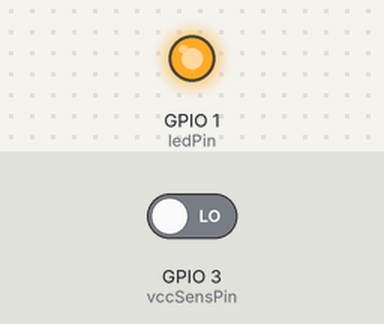
The program below on a simulated ESP8266 (NodeMCU). Parts: output pins drawn as LEDs (lit = HIGH). Dashed ring = blinking. The test bench sets the inputs (shaded band); at power-on: GPIO 3 (vccSensPin) LOW. WiFi joins after 1.5 s; servers stay silent unless stated; random numbers use the default seed unless the program sets one; no MQTT or app messages arrive unless stated.

Above: at 1.57 s.
At 4.31 s:
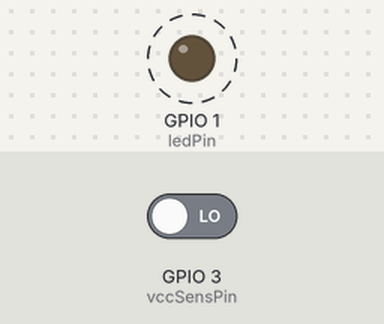
Timing chart, 0 to 4.6 s (numbered marks = the images above):
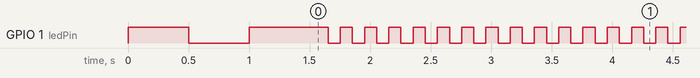

The program:

main.cpp
```cpp
#include <Arduino.h>
#include <ESP8266WiFi.h> // https://arduino-esp8266.readthedocs.io/en/latest/esp8266wifi/readme.html
#include <PubSubClient.h>
#include <ArduinoOTA.h>

#include "config.h"

const uint8_t ledPin = 1;
const uint8_t vccSensPin = 3;

// program state:

int vccSensState = 2;
int lastOTAProgress = -1;
unsigned long lastIpBroadcast = 0;

// WiFi & MQTT:

WiFiClient wfClient;
PubSubClient mqttClient(CFG_MQTT_HOST, CFG_MQTT_PORT, wfClient);

// forward declarations:

bool sendAlarm(const String& alarm);
bool sendOtaMsg(const String& msg);
void ledToggle();

// program core:

void setup() {
    pinMode(vccSensPin, INPUT);
    pinMode(ledPin, OUTPUT);
    ledToggle();

    WiFi.mode(WIFI_STA);
    WiFi.hostname(CFG_HOSTNAME);
    WiFi.begin(CFG_WIFI_ESSID, CFG_WIFI_PASSWORD);
    while (WiFi.status() != WL_CONNECTED) {
        yield();
        delay(500);
        ledToggle();
    }
    WiFi.setSleep(true);

    ArduinoOTA.setPort(8266);
    ArduinoOTA.setHostname(CFG_HOSTNAME);
    ArduinoOTA.setRebootOnSuccess(true);
    ArduinoOTA.onStart([]() {
        #ifdef CFG_MQTT_OTA_TOPIC
        String type;
        if (ArduinoOTA.getCommand() == U_FLASH) {
            type = "sketch";
        } else {  // U_FS
            type = "filesystem";
        }
        sendOtaMsg("OTA Start: " + type);
        #endif
    });
    ArduinoOTA.onProgress([](unsigned int progress, unsigned int total) {
        #ifdef CFG_MQTT_OTA_TOPIC
        int pct = progress / (total / 100);
        if (pct != lastOTAProgress && pct % 5 == 0) {
            lastOTAProgress = pct;
            sendOtaMsg("OTA Progress: " + String(pct) + "%");
        }
        #endif
    });
    ArduinoOTA.onError([](ota_error_t error) {
        #ifdef CFG_MQTT_OTA_TOPIC
        if (error == OTA_AUTH_ERROR) {
            sendOtaMsg("OTA: Auth Failed");
        } else if (error == OTA_BEGIN_ERROR) {
            sendOtaMsg("OTA: Begin Failed");
        } else if (error == OTA_CONNECT_ERROR) {
            sendOtaMsg("OTA: Connect Failed");
        } else if (error == OTA_RECEIVE_ERROR) {
            sendOtaMsg("OTA: Receive Failed");
        } else if (error == OTA_END_ERROR) {
            sendOtaMsg("OTA: End Failed");
        } else {
            sendOtaMsg("OTA Error: " + String(error));
        }
        #endif
    });
    ArduinoOTA.begin();

    ledToggle();
    randomSeed(micros());
}

void mqttReconnect() {
  while (!mqttClient.connected()) {
    String clientId = "homemqtt-pwrloss-monitor-" + String(random(0xffff), HEX);
    #ifdef CFG_MQTT_PASSWORD
    if (!mqttClient.connect(clientId.c_str(), CFG_MQTT_USER, CFG_MQTT_PASSWORD)) {
    #else
    if (!mqttClient.connect(clientId.c_str())) {
    #endif
      delay(2500);
      ledToggle();
    }
  }
}

void loop() {
    ArduinoOTA.handle();

    if (!mqttClient.connected()) {
        mqttReconnect();
    }
    mqttClient.loop();

    bool vccSensStateChanged = false;

    if (digitalRead(vccSensPin) == HIGH && vccSensState < 5) {
        if (vccSensState == 4) {
            vccSensStateChanged = true;
        }
        vccSensState++;
    } else if (digitalRead(vccSensPin) == LOW && vccSensState > 0) {
        if (vccSensState != 0) {
            vccSensStateChanged = true;
        }
        vccSensState--;
    }

    if (vccSensStateChanged && vccSensState == 0) {
        if (!sendAlarm(PWR_LOSS_NOTIF)) {
            vccSensState = 1;
        }
    } else if (vccSensStateChanged && vccSensState == 5) {
        sendAlarm(PWR_RESTORE_NOTIF);
    }

    if (millis() - lastIpBroadcast > 10000) {
        lastIpBroadcast = millis();
        mqttClient.publish(CFG_MQTT_STATE_TOPIC, WiFi.localIP().toString().c_str());
    }

    delay(100);
    ledToggle();
}

bool sendAlarm(const String& alarm) {
    return mqttClient.publish(CFG_MQTT_ALARM_TOPIC, alarm.c_str());
}

bool sendOtaMsg(const String& msg) {
    #ifdef CFG_MQTT_OTA_TOPIC
    return mqttClient.publish(CFG_MQTT_OTA_TOPIC, msg.c_str());
    #else
    return true;
    #endif
}

void ledToggle() {
    digitalWrite(ledPin, !digitalRead(ledPin));
}
```

config.example.h
```cpp
#define CFG_HOSTNAME "power-loss-alarm-mqtt"
#define CFG_WIFI_ESSID "mywifi"
#define CFG_WIFI_PASSWORD "mywifipassword"

#define CFG_MQTT_HOST "mqtt.example.lan"
#define CFG_MQTT_PORT 1883
#define CFG_MQTT_USER "foobar"
#define CFG_MQTT_PASSWORD "foobarbaz"

#define CFG_MQTT_ALARM_TOPIC "home/power/alarms"
#define CFG_MQTT_STATE_TOPIC "home/power/power-loss-alarm-mqtt/ip"
#define CFG_MQTT_OTA_TOPIC "home/power/power-loss-alarm-mqtt/ota"

// the following work with https://github.com/cdzombak/mqttshutdownd :
#define PWR_LOSS_NOTIF "{\"up\":false,\"type\":1,\"scope\":\"global\"}"
#define PWR_RESTORE_NOTIF "{\"up\":true,\"type\":1,\"scope\":\"global\"}"
```

Measured:
- by itself, GPIO 1 (ledPin): goes LOW 0.50 s, HIGH 0.65 s, 640 × (LOW 0.10 s, HIGH 0.10 s), then LOW
